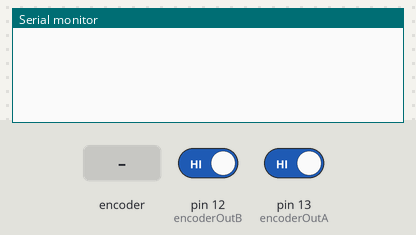
The sketch below on a simulated Arduino Uno, built with avr-gcc and run on an emulated ATmega328P. Parts: the last lines printed to the serial monitor. The inputs (shaded band) are chosen by the test bench; at power-on: pin 12 (encoderOutB) HIGH, pin 13 (encoderOutA) HIGH.

Above: at 1.2 s.
1.3 s: rotary encoder on pin 13 (encoderOutA) / pin 12 (encoderOutB) turned 1 step (first pin leading)
At 1.8 s:
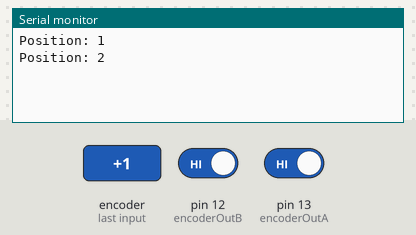
3.0 s: rotary encoder on pin 13 (encoderOutA) / pin 12 (encoderOutB) turned 1 step (first pin leading)
At 4.3 s:
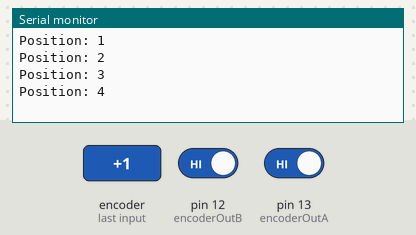
Timing chart, 0 to 6.0 s (numbered marks = the images above; inputs shaded):
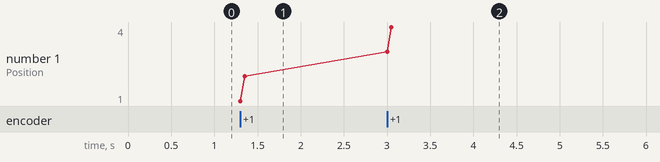

The sketch:

encoder.ino
```cpp
 #define encoderOutA 13 // CLK pin of Rotary Enocoder
 #define encoderOutB 12 // DT pin of Rotary Enocoder

 int counter = 0;
 int presentState;
 int previousState;
 void setup() {
   pinMode (encoderOutA,INPUT);
   pinMode (encoderOutB,INPUT);

   Serial.begin (9600);
      previousState = digitalRead(encoderOutA);   // Get current state of the encoderOutA
 }
 void loop() {
   presentState = digitalRead(encoderOutA);
      if (presentState != previousState)
      {
          if (digitalRead(encoderOutB) != presentState)
          {
       counter ++;
     }
     else {
       counter --;
     }
     if(counter<0)
      {
        counter+=30;
      }
      else if(counter>=30)
      {
        counter-=30;
      }
     Serial.print("Position: ");
     Serial.println(counter);
   }
   previousState = presentState; // Replace previous state of the encoderOutA with the current state
 }
```

Measured:
- after the input at 1.3 s, the serial monitor: prints a new line at once (image 1)
- after the input at 3.0 s, the serial monitor: prints a new line at once (image 2)
- plotted number 1: 2 → 4 after the input at 3.0 s
